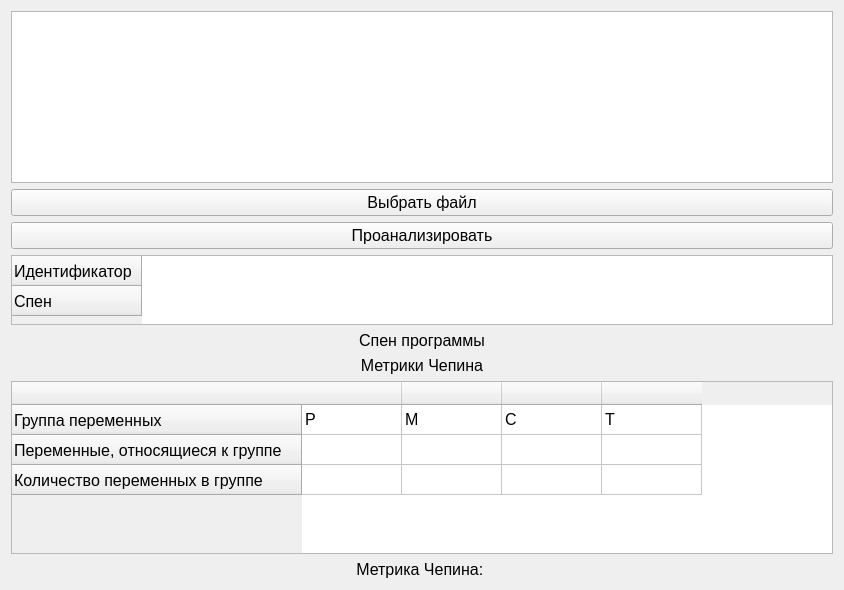
<?xml version="1.0" encoding="UTF-8"?>
<ui version="4.0">
 <class>Lab3</class>
 <widget class="QWidget" name="Lab3">
  <property name="geometry">
   <rect>
    <x>0</x>
    <y>0</y>
    <width>844</width>
    <height>590</height>
   </rect>
  </property>
  <property name="font">
   <font>
    <pointsize>12</pointsize>
   </font>
  </property>
  <property name="windowTitle">
   <string>Lab3</string>
  </property>
  <layout class="QVBoxLayout" name="verticalLayout">
   <item>
    <widget class="QTextEdit" name="Code">
     <property name="tabStopDistance">
      <double>40.000000000000000</double>
     </property>
    </widget>
   </item>
   <item>
    <widget class="QPushButton" name="chooseFile">
     <property name="text">
      <string>Выбрать файл</string>
     </property>
    </widget>
   </item>
   <item>
    <widget class="QPushButton" name="parseButton">
     <property name="text">
      <string>Проанализировать</string>
     </property>
    </widget>
   </item>
   <item>
    <widget class="QTableWidget" name="spenTable">
     <property name="sizeAdjustPolicy">
      <enum>QAbstractScrollArea::AdjustToContents</enum>
     </property>
     <property name="editTriggers">
      <set>QAbstractItemView::NoEditTriggers</set>
     </property>
     <property name="tabKeyNavigation">
      <bool>false</bool>
     </property>
     <property name="selectionMode">
      <enum>QAbstractItemView::NoSelection</enum>
     </property>
     <property name="horizontalScrollMode">
      <enum>QAbstractItemView::ScrollPerItem</enum>
     </property>
     <property name="sortingEnabled">
      <bool>true</bool>
     </property>
     <attribute name="verticalHeaderVisible">
      <bool>true</bool>
     </attribute>
     <row>
      <property name="text">
       <string>Идентификатор</string>
      </property>
     </row>
     <row>
      <property name="text">
       <string>Спен</string>
      </property>
     </row>
    </widget>
   </item>
   <item>
    <widget class="QLabel" name="label">
     <property name="text">
      <string>Спен программы</string>
     </property>
     <property name="alignment">
      <set>Qt::AlignCenter</set>
     </property>
    </widget>
   </item>
   <item>
    <widget class="QLabel" name="label_2">
     <property name="text">
      <string>Метрики Чепина</string>
     </property>
     <property name="alignment">
      <set>Qt::AlignCenter</set>
     </property>
    </widget>
   </item>
   <item>
    <widget class="QTableWidget" name="chepTable">
     <property name="editTriggers">
      <set>QAbstractItemView::NoEditTriggers</set>
     </property>
     <row>
      <property name="text">
       <string>Группа переменных</string>
      </property>
     </row>
     <row>
      <property name="text">
       <string>Переменные, относящиеся к группе</string>
      </property>
     </row>
     <row>
      <property name="text">
       <string>Количество переменных в группе</string>
      </property>
     </row>
     <column>
      <property name="text">
       <string/>
      </property>
     </column>
     <column>
      <property name="text">
       <string/>
      </property>
     </column>
     <column>
      <property name="text">
       <string/>
      </property>
     </column>
     <column>
      <property name="text">
       <string/>
      </property>
     </column>
     <item row="0" column="0">
      <property name="text">
       <string>P</string>
      </property>
     </item>
     <item row="0" column="1">
      <property name="text">
       <string>M</string>
      </property>
     </item>
     <item row="0" column="2">
      <property name="text">
       <string>C</string>
      </property>
     </item>
     <item row="0" column="3">
      <property name="text">
       <string>T</string>
      </property>
     </item>
    </widget>
   </item>
   <item>
    <widget class="QLabel" name="result">
     <property name="text">
      <string>Метрика Чепина: </string>
     </property>
     <property name="alignment">
      <set>Qt::AlignCenter</set>
     </property>
    </widget>
   </item>
  </layout>
 </widget>
 <layoutdefault spacing="6" margin="11"/>
 <resources/>
 <connections/>
</ui>
